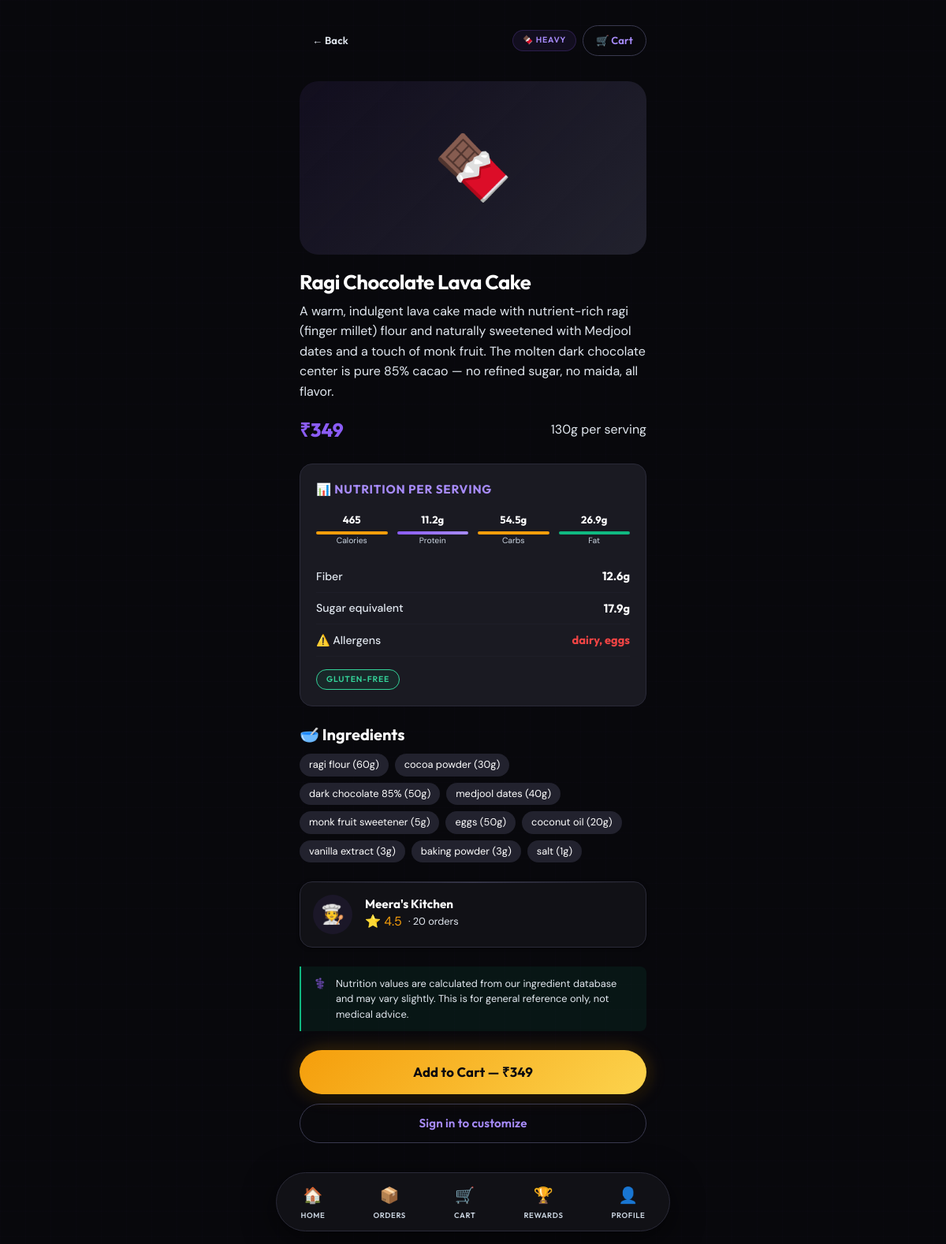
Page /app/dessert/7e27bd9b-e80b-4129-8df3-e014ca7b0511 on the committed database.
### app/models/dessert.py (models this page shows, shortened)
class Dessert(Base):
    __tablename__ = "desserts"
    id: Mapped[str] = mapped_column(String(36), primary_key=True, default=lambda: str(uuid.uuid4()))
    name: Mapped[str] = mapped_column(String(200))
    description: Mapped[str] = mapped_column(Text, default="")
    short_description: Mapped[str] = mapped_column(String(300), default="")
    image_url: Mapped[str | None] = mapped_column(String(500), nullable=True)
    base_ingredients: Mapped[list] = mapped_column(JSON, default=list)
    recipe_steps: Mapped[list] = mapped_column(JSON, default=list)
    serving_size_g: Mapped[float] = mapped_column(Float, default=100.0)
    servings_per_recipe: Mapped[int] = mapped_column(Integer, default=1)
    calories: Mapped[float] = mapped_column(Float, default=0.0)
    protein_g: Mapped[float] = mapped_column(Float, default=0.0)
    carbs_g: Mapped[float] = mapped_column(Float, default=0.0)
    fat_g: Mapped[float] = mapped_column(Float, default=0.0)
    fiber_g: Mapped[float] = mapped_column(Float, default=0.0)
    sugar_equivalent_g: Mapped[float] = mapped_column(Float, default=0.0)
    full_nutrition: Mapped[dict | None] = mapped_column(JSON, nullable=True)
    tag: Mapped[str] = mapped_column(String(20), default="balanced")  # light, balanced, heavy
    allergens: Mapped[list] = mapped_column(JSON, default=list)  # ["nuts", "dairy", "gluten"]
    dietary_flags: Mapped[list] = mapped_column(JSON, default=list)  # ["vegan", "eggless", "gluten-free"]
    price: Mapped[float] = mapped_column(Float, default=0.0)  # INR
    is_ai_generated: Mapped[bool] = mapped_column(Boolean, default=False)
    ai_generation_prompt: Mapped[str | None] = mapped_column(Text, nullable=True)
    approval_status: Mapped[str] = mapped_column(String(20), default="approved")
    approved_by: Mapped[str | None] = mapped_column(String(36), nullable=True)
    baker_id: Mapped[str | None] = mapped_column(String(36), ForeignKey("bakers.id"), nullable=True)
    is_active: Mapped[bool] = mapped_column(Boolean, default=True)
    is_signature: Mapped[bool] = mapped_column(Boolean, default=False)  # platform signature items
    order_count: Mapped[int] = mapped_column(Integer, default=0)
    created_at: Mapped[datetime] = mapped_column(DateTime, default=datetime.utcnow)
    updated_at: Mapped[datetime] = mapped_column(DateTime, default=datetime.utcnow, onupdate=datetime.utcnow)
    baker: Mapped["Baker | None"] = relationship("Baker", back_populates="desserts", lazy="selectin")
    ingredients: Mapped[list["DessertIngredient"]] = relationship("DessertIngredient", back_populates="dessert", lazy="selectin")
    modifiers: Mapped[list["DessertModifier"]] = relationship("DessertModifier", back_populates="dessert", lazy="selectin")

### app/models/baker.py (models this page shows, shortened)
class Baker(Base):
    __tablename__ = "bakers"
    id: Mapped[str] = mapped_column(String(36), primary_key=True, default=lambda: str(uuid.uuid4()))
    user_id: Mapped[str] = mapped_column(String(36), ForeignKey("users.id"), unique=True)
    business_name: Mapped[str | None] = mapped_column(String(200), nullable=True)
    bio: Mapped[str | None] = mapped_column(Text, nullable=True)
    skills: Mapped[list] = mapped_column(JSON, default=list)
    specialties: Mapped[list] = mapped_column(JSON, default=list)
    fssai_number: Mapped[str | None] = mapped_column(String(20), nullable=True)
    fssai_verified: Mapped[bool] = mapped_column(Boolean, default=False)
    kitchen_photos: Mapped[list] = mapped_column(JSON, default=list)
    sample_photos: Mapped[list] = mapped_column(JSON, default=list)
    city: Mapped[str | None] = mapped_column(String(100), nullable=True)
    area: Mapped[str | None] = mapped_column(String(200), nullable=True)
    latitude: Mapped[float | None] = mapped_column(Float, nullable=True)
    longitude: Mapped[float | None] = mapped_column(Float, nullable=True)
    delivery_radius_km: Mapped[float] = mapped_column(Float, default=5.0)
    availability: Mapped[dict | None] = mapped_column(JSON, nullable=True)
    accepts_ai_custom_orders: Mapped[bool] = mapped_column(Boolean, default=True)
    max_daily_orders: Mapped[int] = mapped_column(Integer, default=10)
    status: Mapped[str] = mapped_column(String(30), default=BakerStatus.APPLIED.value)
    avg_rating: Mapped[float] = mapped_column(Float, default=0.0)
    total_reviews: Mapped[int] = mapped_column(Integer, default=0)
    total_orders_completed: Mapped[int] = mapped_column(Integer, default=0)
    avg_prep_time_mins: Mapped[int] = mapped_column(Integer, default=45)
    total_earnings: Mapped[float] = mapped_column(Float, default=0.0)
    pending_payout: Mapped[float] = mapped_column(Float, default=0.0)
    created_at: Mapped[datetime] = mapped_column(DateTime, default=datetime.utcnow)
    approved_at: Mapped[datetime | None] = mapped_column(DateTime, nullable=True)
    updated_at: Mapped[datetime] = mapped_column(DateTime, default=datetime.utcnow, onupdate=datetime.utcnow)
    user: Mapped["User"] = relationship("User", lazy="selectin")
    orders: Mapped[list["Order"]] = relationship("Order", back_populates="baker", lazy="selectin")
    reviews: Mapped[list["Review"]] = relationship("Review", back_populates="baker", lazy="selectin")
    desserts: Mapped[list["Dessert"]] = relationship("Dessert", back_populates="baker", lazy="selectin")

### app/main.py (the view)
@app.get("/app/dessert/{dessert_id}", response_class=HTMLResponse)
async def customer_dessert_detail(dessert_id: str, request: Request, db: AsyncSession = Depends(get_db)):
    user = await get_template_user(request, db)
    result = await db.execute(select(Dessert).where(Dessert.id == dessert_id))
    dessert = result.scalar_one_or_none()
    if not dessert:
        return RedirectResponse(url="/app/")
    baker_info = None
    if dessert.baker_id:
        baker_result = await db.execute(select(Baker).where(Baker.id == dessert.baker_id))
        baker = baker_result.scalar_one_or_none()
        if baker:
            baker_user_result = await db.execute(select(User).where(User.id == baker.user_id))
            baker_user = baker_user_result.scalar_one_or_none()
            baker_info = {
                "name": baker_user.full_name if baker_user else baker.business_name,
                "business_name": baker.business_name,
                "avg_rating": baker.avg_rating,
                "total_orders": baker.total_orders_completed,
            }
    return TR(request, "customer/dessert_detail.html", {
        "user": user, "dessert": dessert, "baker": baker_info,
    })

### app/templates/customer/dessert_detail.html (shortened to what this page needs)
{% extends "base.html" %}
{% block content %}
<div class="page-content">
    <div class="top-bar">
        <a href="/app/" class="btn btn-ghost btn-sm">← Back</a>
        <div class="flex items-center gap-2">
            <span class="tag tag-{{ dessert.tag }}">
                {% if dessert.tag == 'light' %}🌿 Light{% elif dessert.tag == 'heavy' %}🍫 Heavy{% else %}⚖️ Balanced{% endif %}
            </span>
            <a href="/app/cart" class="btn btn-outline btn-sm" style="position: relative; display: inline-flex; align-items: center; gap: 6px;">
                <span>🛒 Cart</span>
            </a>
        </div>
    </div>
    <div style="background: linear-gradient(135deg,
        {% if dessert.tag == 'light' %}var(--pista-bg), var(--malai-deep)
        {% elif dessert.tag == 'heavy' %}var(--jamun-bg), var(--malai-deep)
        {% else %}var(--honey-bg), var(--malai-deep){% endif %});
        border-radius: var(--radius-xl); height: 220px; display: flex; align-items: center; justify-content: center; font-size: 5rem; margin-bottom: var(--space-5);">
        {% if 'chocolate' in dessert.name.lower() or 'brownie' in dessert.name.lower() %}🍫
        {% elif 'cheesecake' in dessert.name.lower() or 'mango' in dessert.name.lower() %}🥭
        {% elif 'gulab' in dessert.name.lower() or 'rasmalai' in dessert.name.lower() %}🍮
        {% elif 'ladoo' in dessert.name.lower() or 'barfi' in dessert.name.lower() %}🟡
        {% elif 'kheer' in dessert.name.lower() or 'payasam' in dessert.name.lower() %}🥣
        {% elif 'banana' in dessert.name.lower() %}🍌
        {% else %}🍰{% endif %}
    </div>
    <h1 style="font-size: 1.6rem; margin-bottom: var(--space-2);">{{ dessert.name }}</h1>
    <p class="text-subtitle mb-4">{{ dessert.description }}</p>
    <div class="flex items-center justify-between mb-6">
        <span style="font-family: var(--font-display); font-weight: 800; font-size: 1.5rem; color: var(--jamun);">₹{{ dessert.price|int }}</span>
        <span class="text-muted">{{ dessert.serving_size_g|int }}g per serving</span>
    </div>
    <div class="nutrition-panel mb-6 animate-fade-in-up">
        <div class="panel-title">📊 Nutrition per serving</div>
        <div class="macro-bars mb-4">
            <div class="macro-bar">
                <div class="bar-value">{{ dessert.calories|int }}</div>
                <div class="bar-fill bar-carbs" style="background: var(--honey);"></div>
                <div class="bar-label">Calories</div>
            </div>
            <div class="macro-bar">
                <div class="bar-value">{{ dessert.protein_g|round(1) }}g</div>
                <div class="bar-fill bar-protein"></div>
                <div class="bar-label">Protein</div>
            </div>
            <div class="macro-bar">
                <div class="bar-value">{{ dessert.carbs_g|round(1) }}g</div>
                <div class="bar-fill" style="background: var(--honey);"></div>
                <div class="bar-label">Carbs</div>
            </div>
            <div class="macro-bar">
                <div class="bar-value">{{ dessert.fat_g|round(1) }}g</div>
                <div class="bar-fill" style="background: var(--pista);"></div>
                <div class="bar-label">Fat</div>
            </div>
        </div>
        <div class="nutrition-row">
            <span class="label">Fiber</span>
            <span class="value">{{ dessert.fiber_g|round(1) }}g</span>
        </div>
        <div class="nutrition-row">
            <span class="label">Sugar equivalent</span>
            <span class="value">{{ dessert.sugar_equivalent_g|round(1) }}g</span>
        </div>
        {% if dessert.allergens %}
        <div class="nutrition-row">
            <span class="label">⚠️ Allergens</span>
            <span class="value" style="color: var(--danger);">{{ dessert.allergens|join(', ') }}</span>
        </div>
        {% endif %}
        {% if dessert.dietary_flags %}
        <div class="flex gap-2 mt-4">
            {% for flag in dessert.dietary_flags %}
            <span class="tag" style="background: var(--pista-bg); color: var(--pista-dark);">{{ flag }}</span>
            {% endfor %}
        </div>
        {% endif %}
    </div>
    <div class="mb-6">
        <h3 class="mb-3">🥣 Ingredients</h3>
        <div style="display: flex; flex-wrap: wrap; gap: var(--space-2);">
            {% for ing in dessert.base_ingredients %}
            <span style="padding: var(--space-1) var(--space-3); background: var(--malai-deep); border-radius: var(--radius-full); font-size: 0.8rem;">
                {{ ing.name }} ({{ ing.quantity_g|int }}g)
            </span>
            {% endfor %}
        </div>
    </div>
    {% if baker %}
    <div class="card mb-6" style="border: 1px solid var(--cream-border);">
        <div class="card-body flex items-center gap-4">
            <div style="width: 50px; height: 50px; border-radius: 50%; background: var(--jamun-bg); display: flex; align-items: center; justify-content: center; font-size: 1.5rem;">🧑‍🍳</div>
            <div>
                <h4 style="font-size: 0.95rem;">{{ baker.business_name or baker.name }}</h4>
                <div class="flex items-center gap-2">
                    <span style="color: var(--honey);">⭐ {{ baker.avg_rating }}</span>
                    <span class="text-muted" style="font-size: 0.8rem;">· {{ baker.total_orders }} orders</span>
                </div>
            </div>
        </div>
    </div>
    {% endif %}
    <div class="disclaimer mb-6">
        <span>⚕️</span>
        <span>Nutrition values are calculated from our ingredient database and may vary slightly. This is for general reference only, not medical advice.</span>
    </div>
    <div class="flex flex-col gap-3" style="padding-bottom: var(--space-8);">
        <button class="btn btn-primary btn-block btn-lg" onclick="addToCart()">
            Add to Cart — ₹{{ dessert.price|int }}
        </button>
        {% if user %}
        <a href="/app/customizer/{{ dessert.id }}" class="btn btn-secondary btn-block btn-lg">
            ✨ Customize with AI
        </a>
        {% else %}
        <a href="/app/login" class="btn btn-outline btn-block">Sign in to customize</a>
        {% endif %}
    </div>
</div>
{% endblock %}
{% block nav %}
<nav class="bottom-nav">
    <a href="/app/"><span class="nav-icon">🏠</span><span>Home</span></a>
    <a href="/app/orders"><span class="nav-icon">📦</span><span>Orders</span></a>
    <a href="/app/cart" style="position: relative;"><span class="nav-icon">🛒</span><span>Cart</span>
    </a>
    <a href="/app/rewards"><span class="nav-icon">🏆</span><span>Rewards</span></a>
    <a href="/app/profile"><span class="nav-icon">👤</span><span>Profile</span></a>
</nav>
{% endblock %}

### app/templates/base.html (style rules this page uses)
.page-content { animation: fadeInUp 0.4s cubic-bezier(0.16, 1, 0.3, 1); }

### rows in the picture
Dessert: name "Ragi Chocolate Lava Cake", description "A warm, indulgent lava cake made with nutrient-rich ragi (finger millet) flour and naturally sweetened with Medjool dates and a touch of monk fruit. The molten dark chocolate center is pure 85% cacao — no refined sugar, no maida, all flavor.", price "349", serving_size_g "130", calories "465", protein_g "11.2", carbs_g "54.5", fat_g "26.9", fiber_g "12.6", sugar_equivalent_g "17.9", allergens "dairy, eggs"
Baker: business_name "Meera's Kitchen", avg_rating "4.5"

### other values in the picture
{{ flag }} "GLUTEN-FREE"
{{ ing.name }} "ragi flour" "cocoa powder" "dark chocolate 85%" "medjool dates" "monk fruit sweetener" "eggs" "coconut oil" "vanilla extract" "baking powder" "salt"
{{ ing.quantity_g|int }} "60" "30" "50" "40" "5" "50" "20" "3" "3" "1"
{{ baker.total_orders }} "20"
